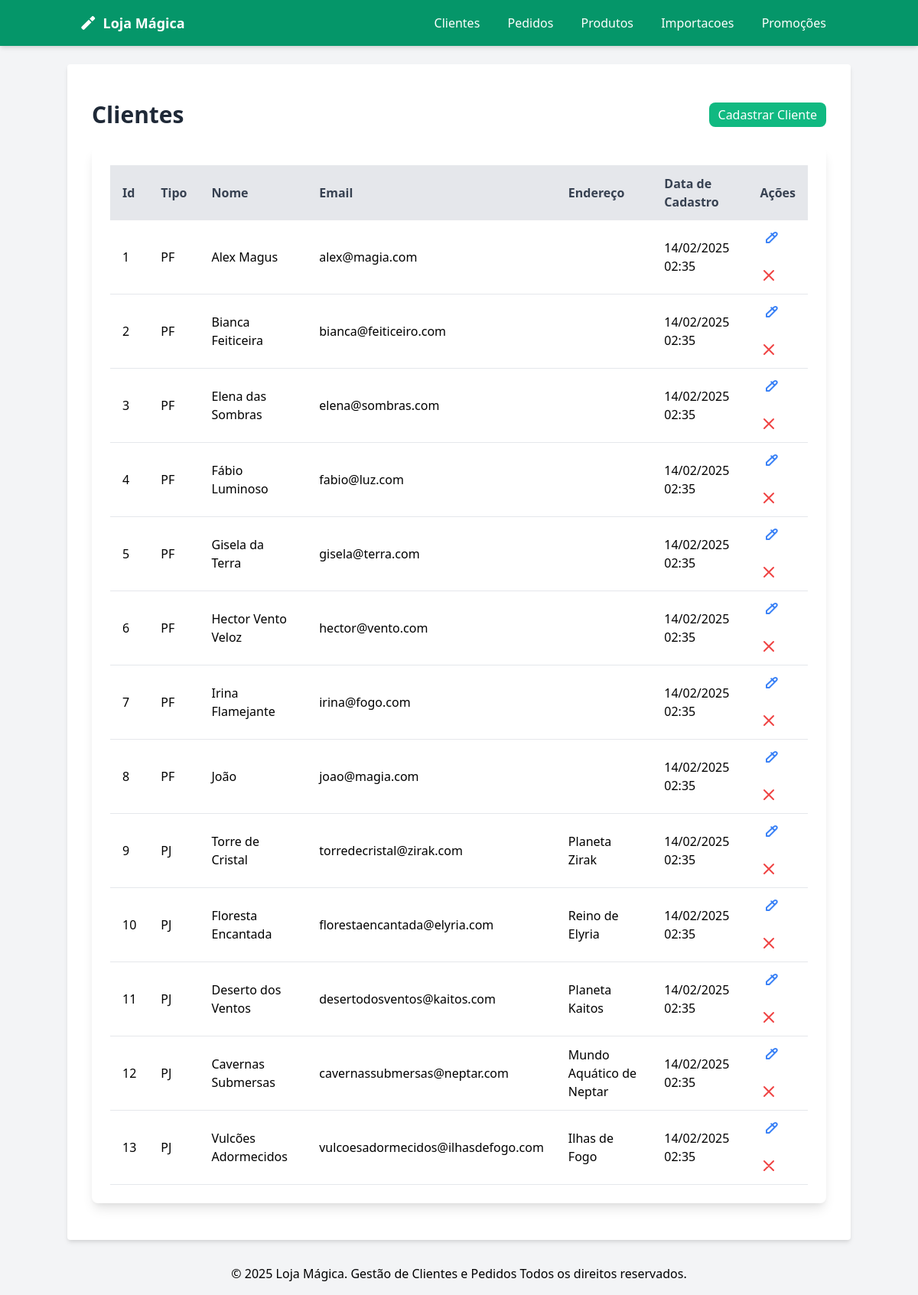
Screenshot of /clientes with the database file from the repository.
### tables this page shows
CREATE TABLE clientes (
    id INT AUTO_INCREMENT PRIMARY KEY,
    nome VARCHAR(255) NOT NULL,
    email VARCHAR(255) NOT NULL,
    telefone VARCHAR(20) NULL,
    endereco TEXT NULL,
    receber_emails ENUM('S', 'N') DEFAULT 'N' NULL,
    tipo ENUM('PJ', 'PF')  NULL, 
    criado_em TIMESTAMP DEFAULT CURRENT_TIMESTAMP() NOT NULL,
    CONSTRAINT email UNIQUE (email)
);

### public/index.php (called while the page is built, shortened)
<?php
$request = new Request();
$router = new Router();
$router->addRoute('GET', '', [HomeController::class, 'index']);
$router->addRoute('GET', 'pedidos', [PedidoController::class, 'index']);
$router->addRoute('GET', 'pedidos/create', [PedidoController::class, 'create']);
$router->addRoute('POST', 'pedidos/store', [PedidoController::class, 'store']);
$router->addRoute('GET', 'pedidos/edit/{id}', [PedidoController::class, 'edit']);
$router->addRoute('GET', 'pedidos/deleteview/{id}', [PedidoController::class, 'deleteView']);
$router->addRoute('GET', 'pedidos/delete/{id}', [PedidoController::class, 'delete']);
$router->addRoute('POST', 'pedidos/update', [PedidoController::class, 'update']);
$router->addRoute('GET', 'clientes', [ClienteController::class, 'index']);
$router->addRoute('GET', 'clientes/create', [ClienteController::class, 'create']);
$router->addRoute('POST', 'clientes/new', [ClienteController::class, 'new']);
$router->addRoute('GET', 'clientes/edit/{id}', [ClienteController::class, 'edit']);
$router->addRoute('GET', 'clientes/deleteview/{id}', [ClienteController::class, 'deleteView']);
$router->addRoute('GET', 'clientes/delete/{id}', [ClienteController::class, 'delete']);
$router->addRoute('POST', 'clientes/update', [ClienteController::class, 'update']);
$router->addRoute('GET', 'produtos', [ProdutoController::class, 'index']);
$router->addRoute('GET', 'produtos/create', [ProdutoController::class, 'create']);
$router->addRoute('POST','produtos/new', [ProdutoController::class, 'new']);
$router->addRoute('GET', 'produtos/edit/{id}', [ProdutoController::class, 'edit']);
$router->addRoute('POST', 'produtos/update', [ProdutoController::class, 'update']);
$router->addRoute('GET', 'produtos/deleteview/{id}', [ProdutoController::class, 'deleteView']);
$router->addRoute('GET', 'produtos/delete/{id}', [ProdutoController::class, 'delete']);
$router->addRoute('GET', 'promocoes', [PromocaoController::class, 'index']);
$router->addRoute('GET', 'promocoes/create', [PromocaoController::class, 'create']);
$router->addRoute('POST','promocoes/new', [PromocaoController::class, 'new']);
$router->addRoute('GET', 'promocoes/edit/{id}', [PromocaoController::class, 'edit']);
$router->addRoute('POST', 'promocoes/update', [PromocaoController::class, 'update']);
$router->addRoute('GET', 'promocoes/deleteview/{id}', [PromocaoController::class, 'deleteView']);
$router->addRoute('GET', 'promocoes/delete/{id}', [PromocaoController::class, 'delete']);
$router->addRoute('GET', 'importacoes', [ImportacaoController::class, 'index']);
$router->addRoute('POST', 'importacoes/upload', [ImportacaoController::class, 'importar']);
$router->addRoute('GET', 'importacoes/download/{id}', [ImportacaoController::class, 'download']);
$router->addRoute('POST', 'api/integracao/pedidos', [IntegracaoController::class, 'importar']);
require '../src/Views/layouts/app.php';
?>

### src/Models/Model.php (called while the page is built, shortened)
<?php
abstract class Model
{
    public static function all()
    {
        $con = Connection::getConn();
        $sql = "SELECT * FROM " . (new static)->table . " ORDER BY id ASC";
        $sql = $con->prepare($sql);
        $sql->execute();
        $resultado = array();
        while ($row = $sql->fetchObject(get_class(new static))) {
            $resultado[] = $row;
        }
        return $resultado;
    }
}

### src/Controllers/ClienteController.php (called while the page is built, shortened)
<?php
class ClienteController
{
    public function index(): void
    {
        view('/clientes/index', [
            'clientes' => Cliente::all()
        ]);
    }
}

### src/Utils/View.php (called while the page is built, shortened)
<?php
function view($page, $params = [])
{
    return include __DIR__ . '/../Views/' . $page . '.php';
}

### src/Core/Request.php (called while the page is built, shortened)
<?php
class Request
{
    private $method;
    public function __construct()
    {
        $this->method = $_SERVER['REQUEST_METHOD'];
    }
    public function getUri()
    {
        $uri = parse_url($_SERVER['REQUEST_URI'], PHP_URL_PATH);
        return trim($uri, '/');
    }
    public function getMethod()
    {
        return $this->method;
    }
}

### src/Views/clientes/index.php (the view, shortened to what this page needs)
<div class="max-w-6xl mx-auto px-4 py-6">
    <div class="flex justify-between items-center mb-6">
        <h1 class="text-3xl font-bold text-gray-800">Clientes</h1>
        <a href="/clientes/create" class="button bg-green-500 text-white px-3 py-1 rounded-lg hover:bg-green-600 transition">Cadastrar Cliente</a>
    </div>
    <div class="bg-white shadow-lg rounded-lg p-6">
        <table class="w-full border-collapse">
            <thead>
                <tr class="table-header bg-gray-200 text-gray-700">
                    <th class="py-3 px-4 text-left">Id</th>
                    <th class="py-3 px-4 text-left">Tipo</th>
                    <th class="py-3 px-4 text-left">Nome</th>
                    <th class="py-3 px-4 text-left">Email</th>
                    <th class="py-3 px-4 text-left">Endereço</th>
                    <th class="py-3 px-4 text-left">Data de Cadastro</th>
                    <th class="py-3 px-4 text-left">Ações</th>
                </tr>
            </thead>
            <tbody>
        <?php if (empty($clientes)): ?>
            <tr>
                <td colspan="6" class="py-3 px-4 border-b text-center">Nenhum cliente encontrado.</td>
            </tr>
        <?php else: ?>
            <?php foreach ($clientes as $cliente): ?>
                <tr class="border-b hover:bg-gray-100 transition">
                    <td class="py-3 px-4 "><?= $cliente->id ?></td>
                    <td class="py-3 px-4 "><?= $cliente->tipo ?></td>
                    <td class="py-3 px-4 "><?= $cliente->nome ?></td>
                    <td class="py-3 px-4 "><?= $cliente->email ?></td>
                    <td class="py-3 px-4 "><?= $cliente->endereco ?></td>
                    <td class="py-3 px-4 "><?= date('d/m/Y H:i', strtotime($cliente->criado_em)) ?></td>
                    <td class="py-3 px-4 ">
                        <a href="/clientes/edit/<?= $cliente->id ?>" class="text-blue-500 hover:text-blue-700 transition">
                            <svg xmlns="http://www.w3.org/2000/svg" fill="none" viewBox="0 0 24 24" stroke="currentColor" class="h-6 w-6">
                                <path stroke-linecap="round" stroke-linejoin="round" stroke-width="2" d="M15.232 5.232l3.536 3.536M9 13.5V17h3.5l9.5-9.5a2.121 2.121 0 00-3-3L9 13.5z" />
                            </svg>
                        </a>
                        <a href="/clientes/deleteview/<?= $cliente->id ?>" class="text-red-500 hover:text-red-700 transition ml-2">
                            <svg xmlns="http://www.w3.org/2000/svg" fill="none" viewBox="0 0 24 24" stroke="currentColor" class="h-6 w-6">
                                <path stroke-linecap="round" stroke-linejoin="round" stroke-width="2" d="M6 18L18 6M6 6l12 12" />
                            </svg>
                        </a>
                    </td>
                </tr>
            <?php endforeach; ?>
        <?php endif; ?>
    </tbody>
        </table>
    </div>
</div>
</body>
</html>

### src/Views/layouts/app.php (shortened to what this page needs)
<!DOCTYPE html>
<html lang="en">
<head>
    <link href="https://cdn.jsdelivr.net/npm/tailwindcss@2.2.19/dist/tailwind.min.css" rel="stylesheet">
</head>
<body class="bg-gray-100">
    <nav class="bg-green-600 shadow-md">
        <div class="container mx-auto px-4">
            <div class="flex justify-between items-center py-4">
                <div class="text-lg font-semibold flex items-center">
                    <i class="fas fa-magic text-white mr-2"></i>
                    <a href="#" class="text-white hover:text-gray-200">Loja Mágica</a>
                </div>
                <div>
                    <a href="/clientes" class="text-white hover:text-gray-200 px-4 py-2 rounded">Clientes</a>
                    <a href="/pedidos" class="text-white hover:text-gray-200 px-4 py-2 rounded">Pedidos</a>
                    <a href="/produtos" class="text-white hover:text-gray-200 px-4 py-2 rounded">Produtos</a>
                    <a href="/importacoes" class="text-white hover:text-gray-200 px-4 py-2 rounded">Importacoes</a>
                    <a href="/promocoes" class="text-white hover:text-gray-200 px-4 py-2 rounded">Promoções</a>
                </div>
            </div>
        </div>
    </nav>
    <div class="container mx-auto px-4 mt-6 bg-white p-6 shadow-md rounded">
        <?= $router->dispatch($request) ?>
<?php include __DIR__ . '/../layouts/footer.php'; ?>
</body>
</html>

### src/Core/Router.php (shortened to what this page needs)
<?php
class Router
{
    protected $routes = [];
    public function addRoute($method, $uri, $action, $name = null)
    {
        $this->routes[] = [
            'method' => $method,
            'uri' => $uri,
            'action' => $action,
            'name' => $name,
        ];
    }
    public function dispatch(Request $request)
    {
        $uri = $request->getUri();
        $method = $request->getMethod();
        foreach ($this->routes as $route) {
            if ($route['method'] === $method) {
                $pattern = preg_replace('/\{([^\/]+)\}/', '(?P<\1>[^\/]+)', $route['uri']);
                $pattern = "@^" . $pattern . "$@D";
                if (preg_match($pattern, $uri, $matches)) {
                    $action = $route['action'][1];
                    $params = array_filter($matches, 'is_string', ARRAY_FILTER_USE_KEY);
                    if (empty($params)) {
                        $params = [$request];
                    }
                    call_user_func_array([new $controller, $action], array_values($params));
                    return;
                }
            }
        }
    }
}

### src/Views/layouts/footer.php
<footer class="footer p-4 mt-4">
    <p class="text-center">&copy; <?= date('Y') ?> Loja Mágica. Gestão de Clientes e Pedidos Todos os direitos reservados.</p>
</footer>
</body>
</html>

### rows the page displays
clientes: id "13", tipo "PJ", nome "Vulcões Adormecidos", email "vulcoesadormecidos@ilhasdefogo.com", endereco "Ilhas de Fogo", criado_em "14/02/2025 02:35"
clientes: id "1", tipo "PF", nome "Alex Magus", email "alex@magia.com", criado_em "14/02/2025 02:35"
clientes: id "2", tipo "PF", nome "Bianca Feiticeira", email "bianca@feiticeiro.com", criado_em "14/02/2025 02:35"
clientes: id "3", tipo "PF", nome "Elena das Sombras", email "elena@sombras.com", criado_em "14/02/2025 02:35"
clientes: id "4", tipo "PF", nome "Fábio Luminoso", email "fabio@luz.com", criado_em "14/02/2025 02:35"
clientes: id "5", tipo "PF", nome "Gisela da Terra", email "gisela@terra.com", criado_em "14/02/2025 02:35"
clientes: id "6", tipo "PF", nome "Hector Vento Veloz", email "hector@vento.com", criado_em "14/02/2025 02:35"
clientes: id "7", tipo "PF", nome "Irina Flamejante", email "irina@fogo.com", criado_em "14/02/2025 02:35"
clientes: id "8", tipo "PF", nome "João", email "joao@magia.com", criado_em "14/02/2025 02:35"
clientes: id "9", tipo "PJ", nome "Torre de Cristal", email "torredecristal@zirak.com", endereco "Planeta Zirak", criado_em "14/02/2025 02:35"
clientes: id "10", tipo "PJ", nome "Floresta Encantada", email "florestaencantada@elyria.com", endereco "Reino de Elyria", criado_em "14/02/2025 02:35"
clientes: id "11", tipo "PJ", nome "Deserto dos Ventos", email "desertodosventos@kaitos.com", endereco "Planeta Kaitos", criado_em "14/02/2025 02:35"
clientes: id "12", tipo "PJ", nome "Cavernas Submersas", email "cavernassubmersas@neptar.com", endereco "Mundo Aquático de Neptar", criado_em "14/02/2025 02:35"
